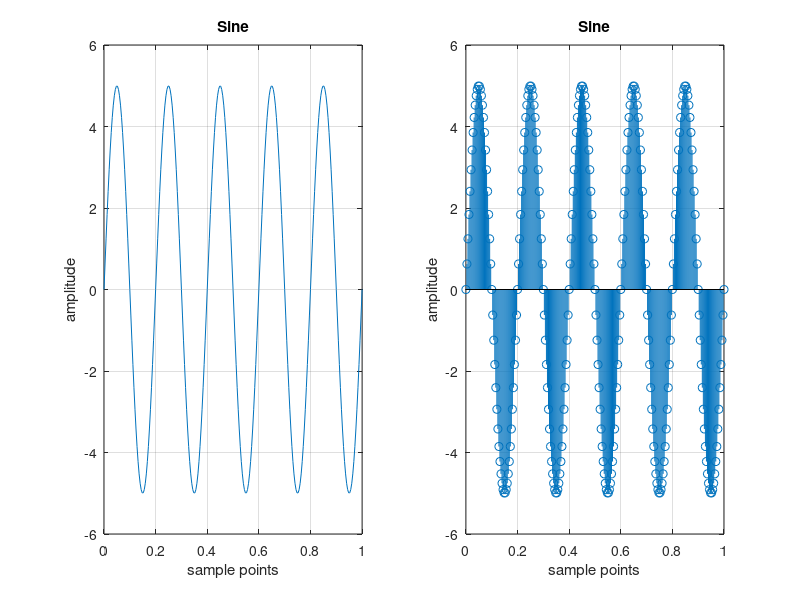

MATLAB code for this plot:
close all;
clear all;
amplitude=input("enter the amplitude: ");
fr=input("enter the frequency: ");
cycles=input("enter the cycles: ");
t=0:(1/(50*fr)):(cycles/fr);
amplitudes=amplitude*sin(2*pi*fr*t);
subplot(121)
plot(t,amplitudes);
xlabel("sample points");
ylabel("amplitude");
title("Sine");
grid on;
subplot(122)
stem(t,amplitudes);
xlabel("sample points");
ylabel("amplitude");
title("Sine");
grid on;